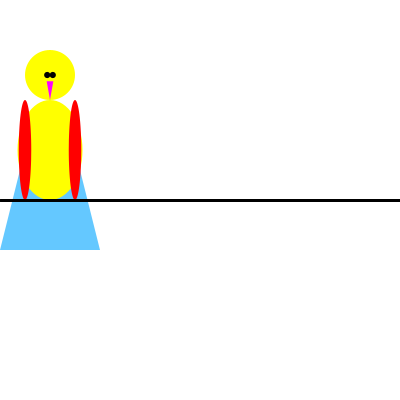
Frame 1 (no input)
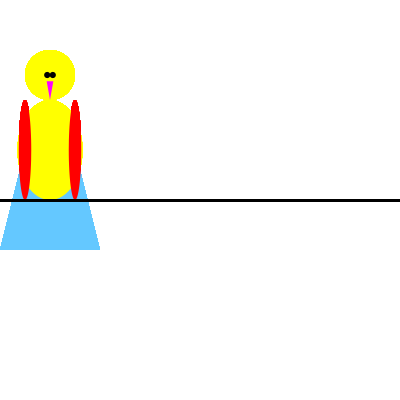
Frame 60 (the mouse pressed at the canvas centre just before this capture)
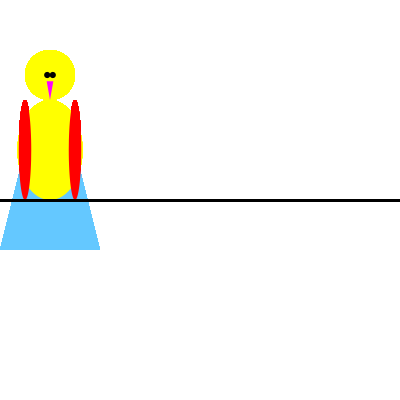
Frame 120 (the mouse held since frame 60 and released just before this capture)

The Processing sketch that drew these frames (run headless with seeded random() and noise(); from frame 60 on, the mouse is pressed at the canvas centre):

// Processing sketch: processing_146773
// ── processing_146773.pde

//Naomi Rauch
//CS 118
//May 1, 2014



float dhead = 50; //diameter of head
float dbody = 100; //diameter of body
float xhead;
float yhead;

void setup (){

size(400,400);
background(255);
smooth();

yhead = height/2 - dbody-dhead/2; //y coordinate of head
xhead = 50; //x coordinate of head
}

void draw () {

noStroke();
 //bird head
fill(255,255,0);
ellipse(xhead,yhead,dhead,dhead);
//beak
fill(255,0,255);
triangle(xhead+dhead/15,yhead+dhead/8,xhead-dhead/15,yhead+dhead/8,xhead,yhead+dhead/2); //forward
//eye
fill(0);
ellipse(xhead+xhead/18,yhead,dhead/8,dhead/8);
ellipse(xhead-xhead/18,yhead,dhead/8,dhead/8);
//tail
fill(100,200,300);
quad(xhead-dhead/2,yhead+dhead/2+dbody/2, xhead+dhead/2,yhead+dhead/2+dbody/2,xhead + dhead, yhead+dhead/2+1.5*dbody, xhead-dhead, yhead+dhead/2+1.5*dbody);
//body
fill(255,255,0);
ellipse(xhead,yhead+dhead/2+dbody/2,dhead*1.3,dbody);
//wings
fill(255,0,0);
ellipse(xhead-dhead/2,yhead+dhead/2+dbody/2,dhead/4, dbody);
ellipse(xhead+dhead/2,yhead+dhead/2+dbody/2,dhead/4, dbody);


//wire
stroke(0);
strokeWeight(3);
line(0,height/2,width,height/2);



  
  
  
}
